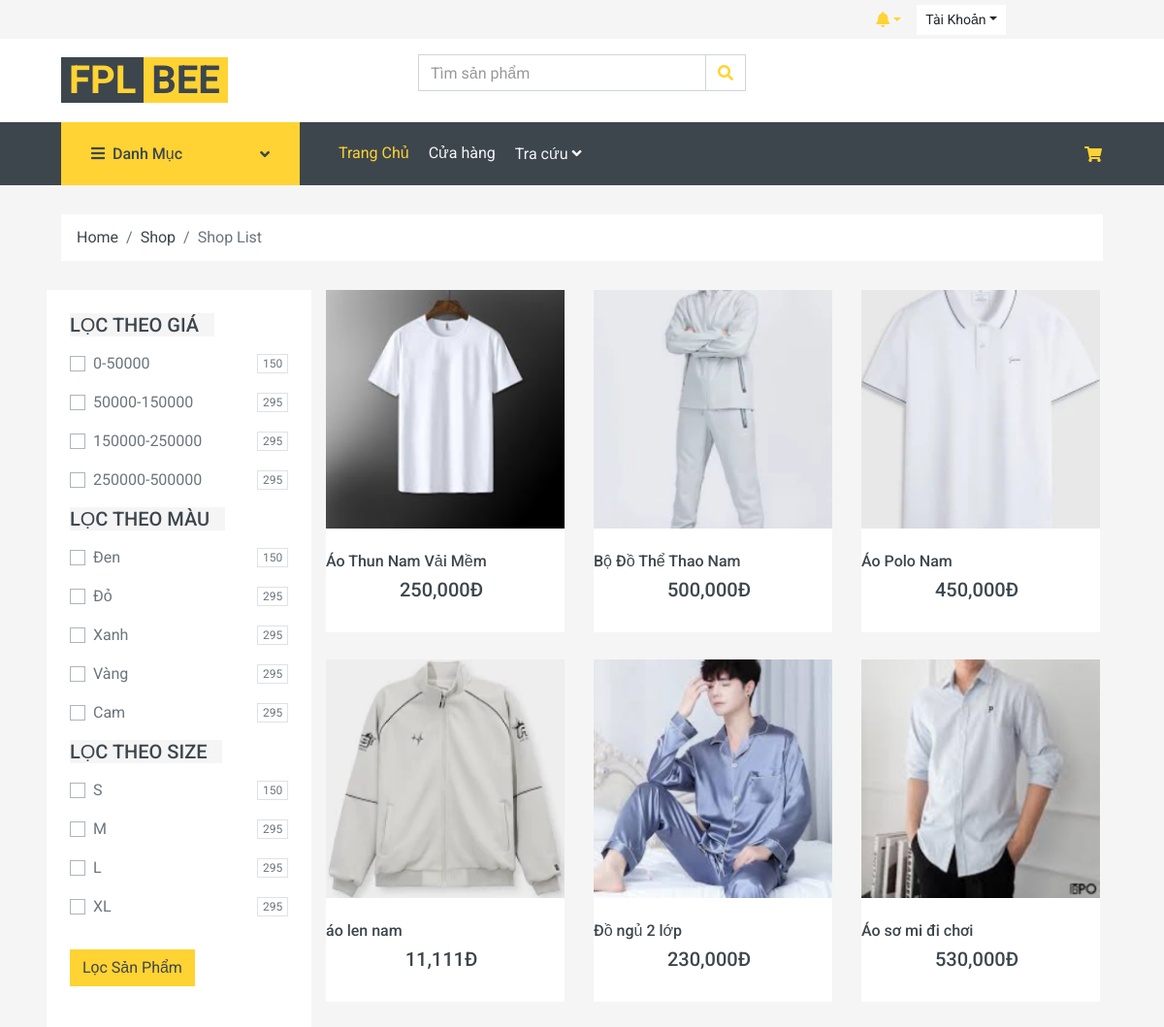
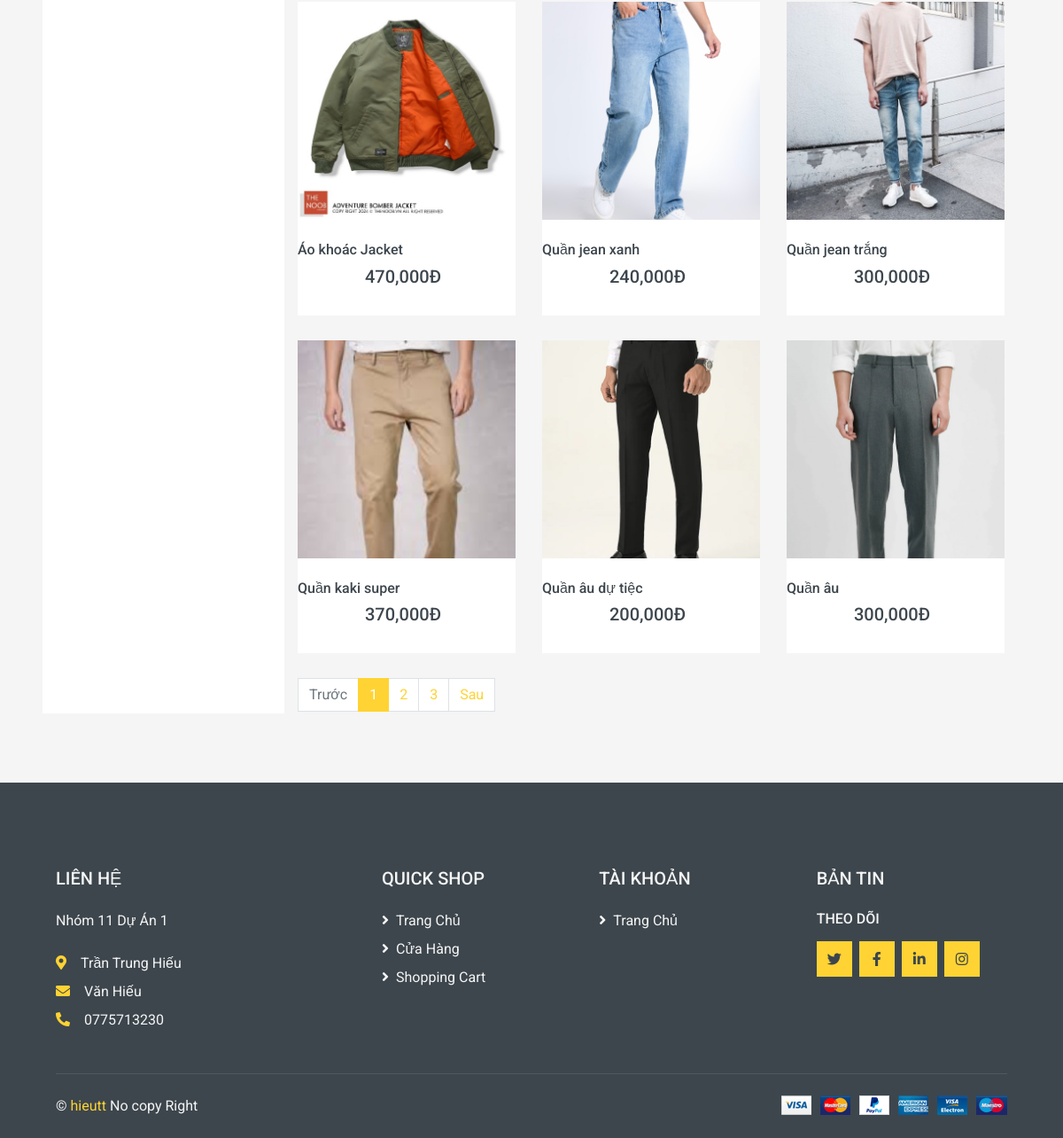
The page /?act=shop on the database its author committed (2 pictures, top to bottom).
### tables this page shows
CREATE TABLE `products` (
  `product_id` int NOT NULL,
  `name` varchar(100) NOT NULL,
  `category_id` int DEFAULT NULL,
  `price` int NOT NULL,
  `gianhap` int NOT NULL,
  `stock_quantity` int NOT NULL,
  `status` enum('Available','Unavailable') NOT NULL DEFAULT 'Available',
  `comment` enum('0','1') NOT NULL DEFAULT '1',
  `image` varchar(255) NOT NULL,
  `Quantity_sold` int DEFAULT NULL,
  `mota` varchar(255) NOT NULL,
  `ngaynhap` datetime NOT NULL DEFAULT CURRENT_TIMESTAMP,
  `views` int NOT NULL
);

### controllers/shop/ShopController.php (called while the page is built, shortened)
<?php
class Shop_Control
{
    public $products;
    public function __construct()
    {
        $this->products = new products();
    }
    public function renderShop()
    {
        $limit = $_GET['limit'] ?? 12;
        $page = $_GET['page'] ?? 1;;
        $offset = ($page - 1) * 12;
        $price_below = 0;
        $price_above = 5000000;
        $data_products = $this->products->render_product($price_below, $price_above, $limit, $offset);
        require_once "./views/shop.php";
    }
}

### index.php (called while the page is built)
<?php
require_once "core/core.php";
?>
<?php
$act = $_GET['act'] ?? "home";
match($act){
    'home' => $app->home(),
    'register' =>$users->handerViewRegister(),
    'login' => $users->handerViewLogin(),
    'post_register' => $users->post_Register(),
    'check_login' => $users->login(),
    'logout' => $users->logout(),
    'admin'=> $app->admin(),
    'shop' => $shop->renderShop(),
    'shoping-Cart' => $shop->renderCart(),
    'shop-Pay' => $shop->handerPay(),
    'shop-Contact' => $shop->handerContact(),
    'post_comment' => $shop->post_comment(),
    'add_cp' => $shop->add_cp(),
    'info' => $customers->renderInfo(),
    'info_detail' =>$customers->render_Infodetail(),
    'insert_Info' =>$customers->hander_insert_info(),
    'update_Info' => $customers->hander_update_info(),
    'history_shop' => $customers->history_shop(),
    'detail' => $customers->detail_shoping_cart(),
    'cancel_shoping' => $customers->cancel_shoping(),
    'send-otp' => $customers->sendOtp(),
    'confirm_email' => $customers->confirm_email(),
    'action_history' => $customers->action_history(),
    'change_password' => $customers->change_password(),
    'post_change' => $customers->post_change(),
    'forgot_password' => $customers->forgot_password(),
    'products_detail' => $shop->products_detail(),
    'add-to-cart' => $shop->Add_to_Cart(),
    'update_quantity' => $shop->hander_update_quantity(),
    'apply_voucher' => $shop->apply_voucher(),
    'dathang' => $shop->dathang(),
    'delete_item_cart' => $shop->delete_select(),
    'search' => $shop->search(),
    's' => $shop -> search_s(),
    'filter_by' => $shop->filter_by(),
    'select_history_order'=> $shop->select_history_order(),
    'post_select_htr' => $shop->post_select_htr(),
    'detail_order' => $shop->detail_shoping(),
    'vnpay' => $shop->vnpay(),
    'create_payment' => $shop->create_payment(),
    'returnUrl' => $shop->returnUrl(),
    'check_stock'=>$shop->check_stock(),
    'fill_products' => $shop->fill_products(),
    'delete_rating' => $shop->delete_rating(),
    default => "Vui Lòng Kiểm Tra lại"
};

### models/database.php (called while the page is built, shortened)
<?php
class database{
    public function __construct()
    {
        $this->conn = new PDO("mysql:host=localhost;dbname=db_duan1","root","");
    }
}

### models/products.php (called while the page is built, shortened)
<?php
class products extends database {
    public function render_product($price_below,$price_above,$limit,$offset){
        $sql = "SELECT * FROM `products` where comment = '1' AND price BETWEEN $price_below AND $price_above limit $limit offset $offset";
        $stmt = $this->conn->query($sql);
        $stmt->execute();
        return $stmt->fetchAll();
    }
}

### views/shop.php (the view, shortened to what this page needs)
<!DOCTYPE html>
<html lang="en">
<head>
    <link href="https://cdnjs.cloudflare.com/ajax/libs/font-awesome/5.10.0/css/all.min.css" rel="stylesheet">
    <link href="lib/animate/animate.min.css" rel="stylesheet">
    <link href="lib/owlcarousel/assets/owl.carousel.min.css" rel="stylesheet">
    <link href="css/style.css" rel="stylesheet">
</head>
<body>
   <?php require_once "menu/header.php"; ?>
    <div class="container-fluid">
        <div class="row px-xl-5">
            <div class="col-12">
                <nav class="breadcrumb bg-light mb-30">
                    <a class="breadcrumb-item text-dark" href="<?= BASE_URL?>">Home</a>
                    <a class="breadcrumb-item text-dark" href="?act=shop">Shop</a>
                    <span class="breadcrumb-item active">Shop List</span>
                </nav>
            </div>
        </div>
    </div>
    <div class="container-fluid">
        <div class="row px-xl-5">
            <div class="bg-light p-4 mb-30">
    <form class="form-fill" method="post" action="?act=filter_by">
        <h5 class="section-title position-relative text-uppercase mb-3"><span class="bg-secondary pr-3">Lọc Theo Giá</span></h5>
        <div class="custom-control custom-checkbox d-flex align-items-center justify-content-between mb-3">
            <label class="custom-control-label" for="price-1">0-50000</label>
            <span class="badge border font-weight-normal">150</span>
        </div>
        <div class="custom-control custom-checkbox d-flex align-items-center justify-content-between mb-3">
            <label class="custom-control-label" for="price-2">50000-150000</label>
            <span class="badge border font-weight-normal">295</span>
        </div>
        <div class="custom-control custom-checkbox d-flex align-items-center justify-content-between mb-3">
            <label class="custom-control-label" for="price-3">150000-250000</label>
            <span class="badge border font-weight-normal">295</span>
        </div>
        <div class="custom-control custom-checkbox d-flex align-items-center justify-content-between mb-3">
            <label class="custom-control-label" for="price-4">250000-500000</label>
            <span class="badge border font-weight-normal">295</span>
        </div>
        <h5 class="section-title position-relative text-uppercase mb-3"><span class="bg-secondary pr-3">Lọc Theo Màu</span></h5>
        <div class="custom-control custom-checkbox d-flex align-items-center justify-content-between mb-3">
            <label class="custom-control-label" for="color-1">Đen</label>
            <span class="badge border font-weight-normal">150</span>
        </div>
        <div class="custom-control custom-checkbox d-flex align-items-center justify-content-between mb-3">
            <label class="custom-control-label" for="color-2">Đỏ</label>
            <span class="badge border font-weight-normal">295</span>
        </div>
        <div class="custom-control custom-checkbox d-flex align-items-center justify-content-between mb-3">
            <label class="custom-control-label" for="color-4">Xanh</label>
            <span class="badge border font-weight-normal">295</span>
        </div>
        <div class="custom-control custom-checkbox d-flex align-items-center justify-content-between mb-3">
            <label class="custom-control-label" for="color-5">Vàng</label>
            <span class="badge border font-weight-normal">295</span>
        </div>
        <div class="custom-control custom-checkbox d-flex align-items-center justify-content-between mb-3">
            <label class="custom-control-label" for="color-6">Cam</label>
            <span class="badge border font-weight-normal">295</span>
        </div>
        <h5 class="section-title position-relative text-uppercase mb-3"><span class="bg-secondary pr-3">Lọc Theo Size</span></h5>
        <div class="custom-control custom-checkbox d-flex align-items-center justify-content-between mb-3">
            <label class="custom-control-label" for="size-1">S</label>
            <span class="badge border font-weight-normal">150</span>
        </div>
        <div class="custom-control custom-checkbox d-flex align-items-center justify-content-between mb-3">
            <label class="custom-control-label" for="size-2">M</label>
            <span class="badge border font-weight-normal">295</span>
        </div>
        <div class="custom-control custom-checkbox d-flex align-items-center justify-content-between mb-3">
            <label class="custom-control-label" for="size-3">L</label>
            <span class="badge border font-weight-normal">295</span>
        </div>
        <div class="custom-control custom-checkbox d-flex align-items-center justify-content-between mb-3">
            <label class="custom-control-label" for="size-4">XL</label>
            <span class="badge border font-weight-normal">295</span>
        </div>
        <button type="submit" class="btn btn-primary mt-3">Lọc Sản Phẩm</button>
    </form>
</div>
            <div class="col-lg-9 col-md-8">
                <div class="row pb-3">
                   <?php foreach($data_products as $products){ ?>
                    <div class="col-lg-4 col-md-6 col-sm-6 pb-1">
                        <div class="product-item bg-light mb-4">
                            <div class="product-img position-relative overflow-hidden">
                                <img class="img-fluid w-100" src="<?= "./admin". $products['image'] ?>" alt="">
                                <div class="product-action">
                                </div>
                            </div>
                            <div class="text-center py-4">
                                <a class="h6 text-decoration-none text-truncate" href=""><?= $products['name'] ?></a>
                                <div class="d-flex align-items-center justify-content-center mt-2">
                                    <h5><?= number_format($products['price'])."Đ"; ?></h5><h6 class="text-muted ml-2"></h6>
                                </div>
                            </div>
                        </div>
                    </div>
                  <?php } ?>
                    <div class="col-12">
                    <nav aria-label="Page navigation example">
                    <?php
                    $current_page = isset($_GET['page']) && $_GET['page'] > 0 ? $_GET['page'] : 1;
                    ?>
                    <ul class="pagination">
                        <li class="page-item <?php echo $current_page == 1 ? 'disabled' : ''; ?>">
                            <a class="page-link" href="?act=shop&page=<?php echo max(1, $current_page - 1); ?>">Trước</a>
                        </li>
                        <?php
                        $start = max(1, $current_page - 2);
                        $end = $current_page + 2;
                        for ($i = $start; $i <= $end; $i++) {
                        ?>
                            <?php if(!empty($data_products)){ ?>
                                <li class="page-item <?php echo $i == $current_page ? 'active' : ''; ?>">
                                <a class="page-link" href="?act=shop&page=<?php echo $i; ?>"><?php echo $i; ?></a>
                            </li>
                           <?php } ?>
                        <?php } ?>
                      <?php if(!empty($data_products)){ ?>
                        <li class="page-item">
                            <a class="page-link" href="?act=shop&page=<?php echo $current_page + 1; ?>">Sau</a>
                        </li>
                    <?php  }else{ ?>
                        <li class="page-item disabled">
                            <a class="page-link" href="?act=shop&page=<?php echo $current_page + 1; ?>">Sau</a>
                        </li>
                    <?php } ?>
                    </ul>
                </nav>
                    </div>
                </div>
            </div>
        </div>
    </div>
    <?php require_once "menu/footer.php"; ?>
</body>
</html>

### rows shown on the page
products: image (picture), name "Áo Thun Nam Vải Mềm", price "250,000"
products: image (picture), name "Bộ Đồ Thể Thao Nam", price "500,000"
products: image (picture), name "Áo Polo Nam", price "450,000"
products: image (picture), name "áo len nam", price "11,111"
products: image (picture), name "Đồ ngủ 2 lớp", price "230,000"
products: image (picture), name "Áo sơ mi đi chơi", price "530,000"
products: image (picture), name "Áo khoác Jacket", price "470,000"
products: image (picture), name "Quần jean xanh", price "240,000"
products: image (picture), name "Quần jean trắng", price "300,000"
products: image (picture), name "Quần kaki super", price "370,000"
products: image (picture), name "Quần âu dự tiệc", price "200,000"
products: image (picture), name "Quần âu", price "300,000"
